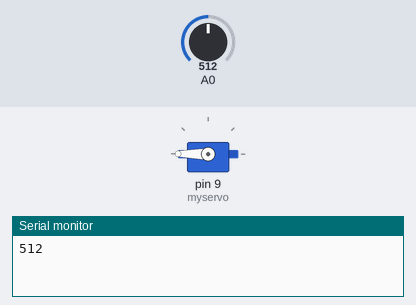
The sketch below on a simulated Arduino Uno, built with avr-gcc and run on an emulated ATmega328P. Shown: servo, the last lines printed to the serial monitor. The inputs (shaded band) are chosen by the test bench; at power-on: A0 = 512.

Above: at 4.2 s.
4.3 s: A0 set to 359
At 9.57 s:
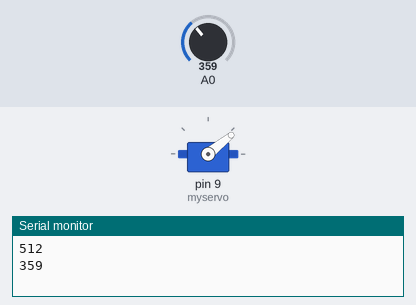
16.3 s: A0 set to 342
At 18.09 s:
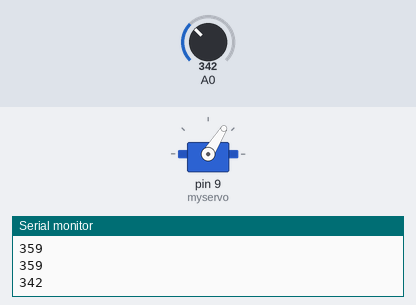
23.1 s: A0 set to 410
At 23.95 s:
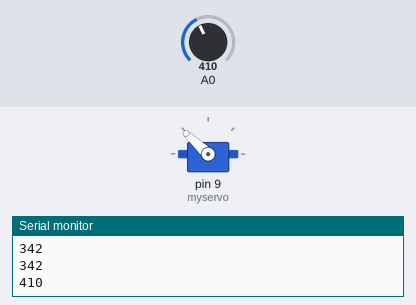
29.9 s: A0 set to 340
Timing chart, 0 to 42.9 s (numbered marks = the images above; inputs shaded):
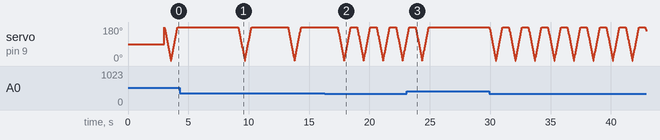

The sketch:

rain_wiper_arduino.ino
```cpp
#include <Servo.h>
Servo myservo;
int pos = 0;
int sensorValue = 0;

void setup() {
  Serial.begin(9600);
  myservo.attach(9);
  delay(3000);
}
void wipe(int Speed)
{
  if(Speed>400){Speed=5000;}
  if(Speed>350&&Speed<=400){Speed=3000;}
  if(Speed<=350){Speed=500;}
  for (pos = 180; pos >=0; pos--) {
    // for (pos = 0; pos <= 180; pos++) {
    myservo.write(pos);
    delay(3);
  }
   for (pos = 0; pos <=180; pos++) {
  // for (pos = 180; pos >= 0; pos--) {
    myservo.write(pos);
    delay(3);
  }
  delay(Speed);
}


void loop()
{
sensorValue = analogRead(A0);
Serial.println(sensorValue);
if(sensorValue>600){myservo.write(180);delay(1000);}
if(sensorValue<=600){wipe(sensorValue);}
}
```

Measured:
- the behaviour switches between 351 and 350 on A0 (found by bisection; images 1 and 2)
- after the input at 23.1 s, servo on pin 9 (myservo): goes on until 24.9 s, then stays 180°
